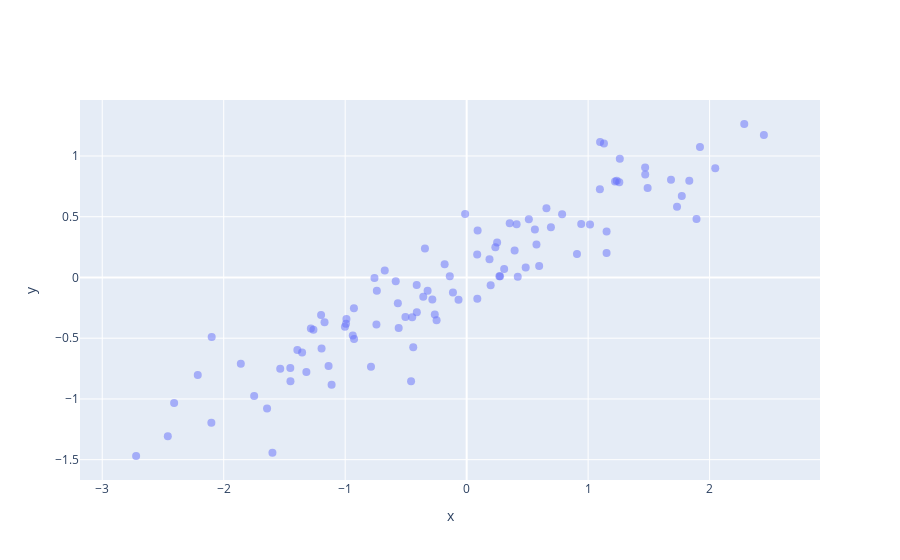

Write notebook code for a chart like this one.
### Markdown cell above
# Covariance
If you've got two data dimensions and they vary together, then they are co-variant. 

**Example:** Two-dimensional data that's somewhat co-linear:

### Code cell
import numpy as np
import matplotlib.pyplot as plt
import plotly.graph_objects as go
import plotly.io as pio
pio.renderers.default='notebook'
from plotly.offline import plot, iplot, init_notebook_mode
import plotly.graph_objs as go
init_notebook_mode(connected=True)



N = 100 
x = np.random.normal(size=N)
y = 0.5*x + 0.2*(np.random.normal(size=N))

fig = go.Figure(data=[go.Scatter(x=x, y=y, mode='markers', 
                marker=dict(size=8,opacity=0.5), name="data" )])
fig.update_layout( xaxis_title="x", yaxis_title="y",
    yaxis = dict(scaleanchor = "x",scaleratio = 1) )
fig.show()
